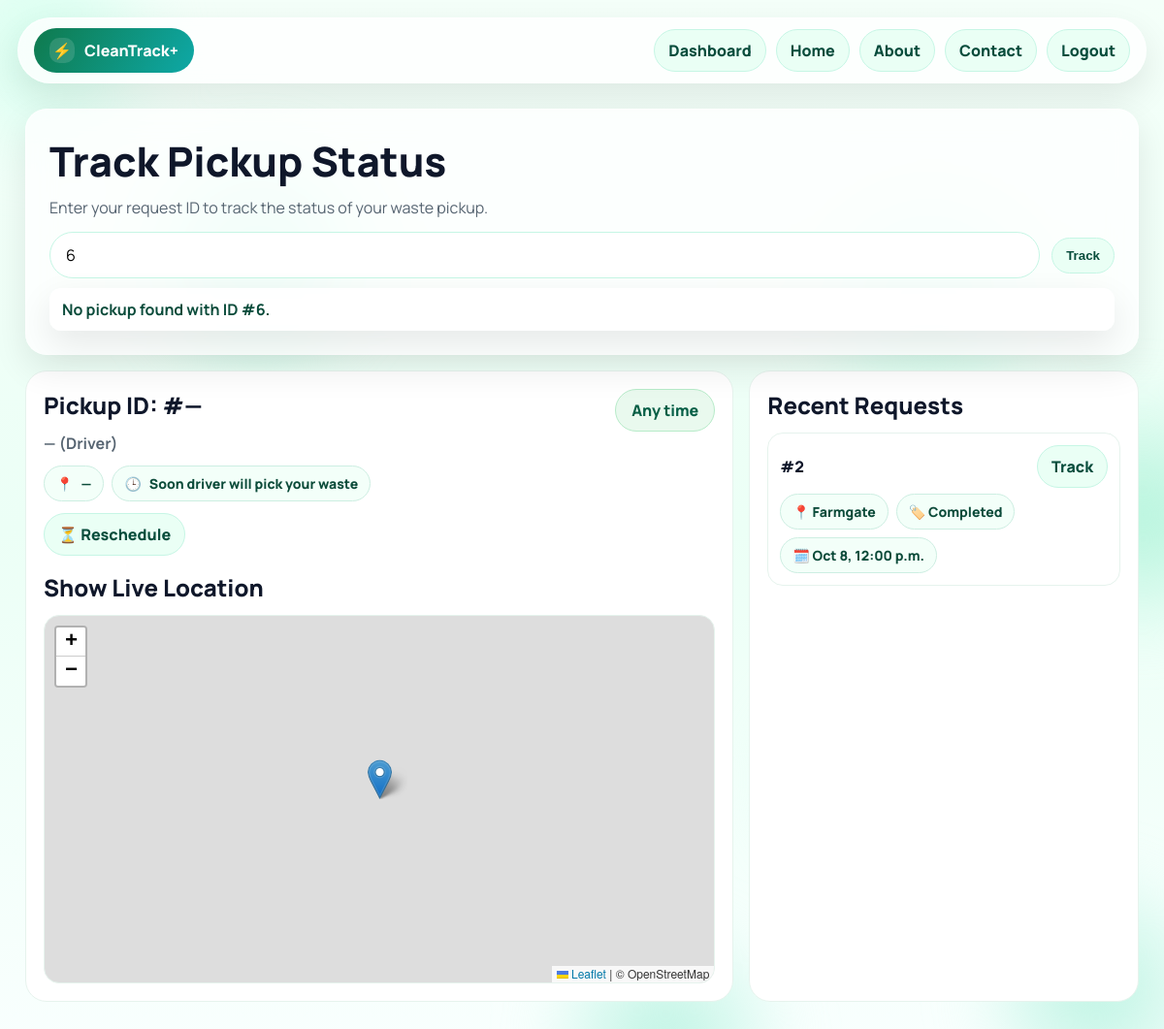
Before: /users/track/?q=6 (signed in) with the older database file.
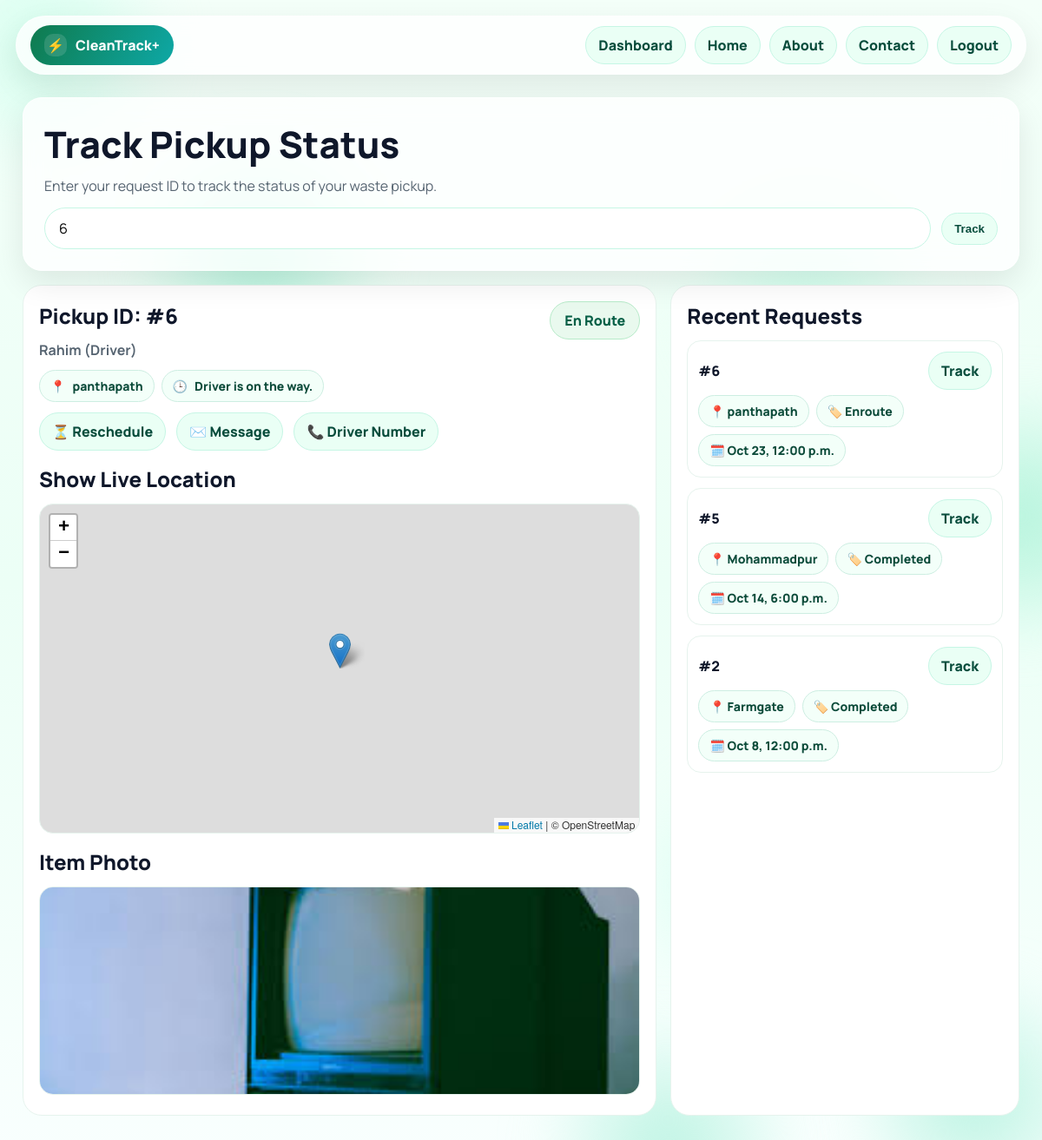
After: the same page with the newer database file.
### users/models.py (models this page shows, shortened)
class TimeStamped(models.Model):
    created = models.DateTimeField(auto_now_add=True)
    updated = models.DateTimeField(auto_now=True)
    class Meta:
        abstract = True

class DeliveryTask(TimeStamped):
    class Status(TextChoices):
        ASSIGNED  = "assigned",  "Assigned"
        ACCEPTED  = "accepted",  "Accepted"
        ENROUTE   = "enroute",   "En Route"
        ARRIVED   = "arrived",   "Arrived"
        COMPLETED = "completed", "Completed"
        CANCELLED = "cancelled", "Cancelled"
    customer = models.ForeignKey(
        settings.AUTH_USER_MODEL,
        on_delete=models.CASCADE,
        related_name="delivery_tasks",
    )
    pickup_request = models.ForeignKey(
        "users.PickupRequest",
        on_delete=models.SET_NULL,
        null=True, blank=True,
        related_name="tasks",
    )
    assigned_to = models.ForeignKey(
        settings.AUTH_USER_MODEL,
        on_delete=models.PROTECT,
        related_name="assigned_delivery_tasks",   # <-- avoid clash
        help_text="Driver user",
    )
    address = models.CharField(max_length=255)
    window_start = models.DateTimeField(null=True, blank=True)
    window_end   = models.DateTimeField(null=True, blank=True)
    notes = models.CharField(max_length=255, blank=True, default="")
    status = models.CharField(max_length=16, choices=Status.choices, default=Status.ASSIGNED, db_index=True)
    accepted_at  = models.DateTimeField(null=True, blank=True)
    started_at   = models.DateTimeField(null=True, blank=True)   # enroute
    arrived_at   = models.DateTimeField(null=True, blank=True)
    completed_at = models.DateTimeField(null=True, blank=True)
    proof_photo = models.ImageField(upload_to="driver_proof/", null=True, blank=True)
    points_awarded = models.IntegerField(default=0)
    class Meta:
        ordering = ("-created",)
        indexes = [models.Index(fields=("status", "-created"))]

class User(AbstractUser):
    ROLE_CHOICES = (
        ("regular", "Regular"),
        ("driver",  "Driver"),
        ("admin",   "Admin"),
    )
    role = models.CharField(max_length=10, choices=ROLE_CHOICES, default="regular")
    phone_number = models.CharField(max_length=15, blank=True, null=True)

### users/views.py (the view)
# urls.py: path("track/", views.page_track, name="track"),
@login_required
def page_track(request):
    DeliveryTask_m, DriverLocation_m, _ = _get_delivery_models()
    items, task, active_id = [], None, None
    q = request.GET.get("q")
    error_text = None
    if DeliveryTask_m:
        items = list(
            DeliveryTask_m.objects
            .filter(customer=request.user)
            .order_by("-created")[:12]
        )
        if q:
            try:
                q_int = int(q)
                task = (DeliveryTask_m.objects
                        .select_related("assigned_to", "pickup_request")
                        .get(pk=q_int, customer=request.user))
                active_id = task.id
            except ValueError:
                error_text = "Please enter a valid numeric request ID."
                messages.error(request, error_text)
                task = None
            except DeliveryTask_m.DoesNotExist:
                error_text = f"No pickup found with ID #{q}."
                messages.error(request, error_text)
                task = None
        else:
            task = _latest_user_task(request.user)
            active_id = getattr(task, "id", None)
    driver_name = driver_phone = driver_email = None
    last_lat = last_lng = None
    if task and getattr(task, "assigned_to_id", None):
        d = task.assigned_to
        driver_name  = d.get_full_name() or d.username
        driver_phone = getattr(d, "phone_number", "") or ""
        driver_email = getattr(d, "email", "") or ""
        if DriverLocation_m:
            last = DriverLocation_m.objects.filter(driver_id=d.id).first()
            if last:
                last_lat = float(last.lat) if last.lat is not None else None
                last_lng = float(last.lng) if last.lng is not None else None
    status_badge = status_hint = ""
    if task:
        status_badge, status_hint = _status_badge_hint(task.status)
    pickup_photo_url = None
    show_photo = False
    if q and task and getattr(task, "pickup_request", None):
        photo = getattr(task.pickup_request, "photo", None)
        if photo and getattr(photo, "url", None):
            pickup_photo_url = photo.url
            show_photo = True
    return render(request, "track.html", {
        "items": items,
        "task": task,
        "active_id": active_id,
        "driver_name": driver_name,
        "driver_phone": driver_phone,
        "driver_email": driver_email,
        "status_badge": status_badge,
        "status_hint": status_hint,
        "last_lat": last_lat,
        "last_lng": last_lng,
        "show_photo": show_photo,
        "pickup_photo_url": pickup_photo_url,
        "error_text": error_text,   # <-- handy if you also want to show a custom banner
    })

### users/views.py (called while the page is built)
def _get_delivery_models():
    DeliveryTask   = apps.get_model("users", "DeliveryTask",   require_ready=False)
    DriverLocation = apps.get_model("users", "DriverLocation", require_ready=False)
    LocationPing   = apps.get_model("users", "LocationPing",   require_ready=False)
    return DeliveryTask, DriverLocation, LocationPing

def _status_badge_hint(status: str):
    s = (status or "").lower()
    if s in {"completed", "done"}:
        return "Completed", "Pickup completed — thanks!"
    if s == "arrived":
        return "Arrived", "Driver is at your location."
    if s in {"enroute", "en_route", "en route"}:
        return "En Route", "Driver is on the way."
    if s in {"accepted", "assigned"}:
        return "Scheduled", "Soon your driver will pick your waste."
    if s == "cancelled":
        return "Cancelled", "Pickup cancelled."
    return "Pending", "Waiting to be scheduled."

### templates/track.html (shortened to what the changed rows need)
{% load static %}
<!doctype html>
<html lang="en">
<head>
  <link rel="stylesheet" href="https://unpkg.com/leaflet@1.9.4/dist/leaflet.css" />
</head>
<body>
  <div class="bg"><span></span></div>
  <div class="wrap">
    <section class="hero glass reveal" data-anim style="--d:60ms">
      <h1 class="title">Track Pickup Status</h1>
      {% if messages %}
        <div style="margin-top:10px; display:grid; gap:8px">
          {% for m in messages %}
            <div class="glass" style="padding:10px 12px; border-radius:12px; font-weight:700; color:#0a4b3a">{{ m }}</div>
          {% endfor %}
        </div>
      {% endif %}
    </section>
    <section class="grid">
      <article class="card reveal" data-anim style="--d:120ms">
        <div class="row" style="justify-content:space-between; align-items:flex-start">
          <div>
            <div class="h2" id="h-id">Pickup ID: <span style="font-weight:900">#{{ task.id|default:active_id|default:"—" }}</span></div>
            <div style="color:var(--muted); font-weight:700" id="h-driver">
              {% if driver_name %}{{ driver_name }}{% else %}—{% endif %} (Driver)
            </div>
          </div>
          <div><div id="h-badge" class="chip ok">{{ status_badge|default:"Any time" }}</div></div>
        </div>
        <div class="tmeta" style="margin-top:12px">
          <span class="pill">📍 <span id="h-address">{{ task.address|default:"—" }}</span></span>
          <span class="pill">🕒 <span id="h-hint">{{ status_hint|default:"Soon driver will pick your waste" }}</span></span>
        </div>
        <div class="row" style="margin-top:12px">
          <a class="nav-btn" href="{% url 'users:schedule' %}">⏳ Reschedule</a>
          {% if driver_email %}<a class="nav-btn" href="mailto:{{ driver_email }}">✉️ Message</a>{% endif %}
          {% if driver_phone %}<a class="nav-btn" href="tel:{{ driver_phone }}">📞 Driver Number</a>{% endif %}
        </div>
        <h3 class="h2" style="margin-top:16px">Show Live Location</h3>
        <div id="map"></div>
        {% if show_photo and pickup_photo_url %}
          <h3 class="h2" style="margin-top:16px">Item Photo</h3>
          <img src="{{ pickup_photo_url }}" alt="Pickup item photo"
               style="width:100%; max-height:240px; object-fit:cover; border-radius:16px; border:1px solid #e6f3ed" />
        {% endif %}
      </article>
      <aside class="card reveal" data-anim style="--d:160ms">
        <div class="task-list">
          {% for t in items %}
            <div class="tcard">
              <div class="trow">
                <div style="font-weight:900">#{{ t.id }}</div>
                <a class="nav-btn" href="?q={{ t.id }}">Track</a>
              </div>
              <div class="tmeta">
                <span class="pill">📍 {{ t.address|truncatechars:40 }}</span>
                <span class="pill">🏷️ {{ t.status|title }}</span>
                {% if t.window_start %}<span class="pill">🗓️ {{ t.window_start|date:"M j, g:i a" }}</span>{% endif %}
              </div>
            </div>
          {% empty %}
            <div style="color:var(--muted)">No recent deliveries yet.</div>
          {% endfor %}
        </div>
      </aside>
    </section>
  </div>
</body>
</html>

Changed rows visible on the page:
added DeliveryTask: id "6", address "panthapath", status "Enroute", window_start "Oct 23, 12:00 p.m."
now on this page (row edited): User: username "Rahim"
added DeliveryTask: id "5", address "Mohammadpur", status "Completed", window_start "Oct 14, 6:00 p.m."
Other visible differences:
{{ status_badge|default:"Any time" }}: "Any time" → "En Route"
{{ status_hint|default:"Soon driver will pick your waste" }}: "Soon driver will pick your waste" → "Driver is on the way."
{{ task.id|default:active_id|default:"—" }}: "—" → (not shown)
{{ task.address|default:"—" }}: "—" → (not shown)
text now shown: "✉️ Message 📞 Driver Number Item Photo"
list line gone: "No pickup found with ID #6."
